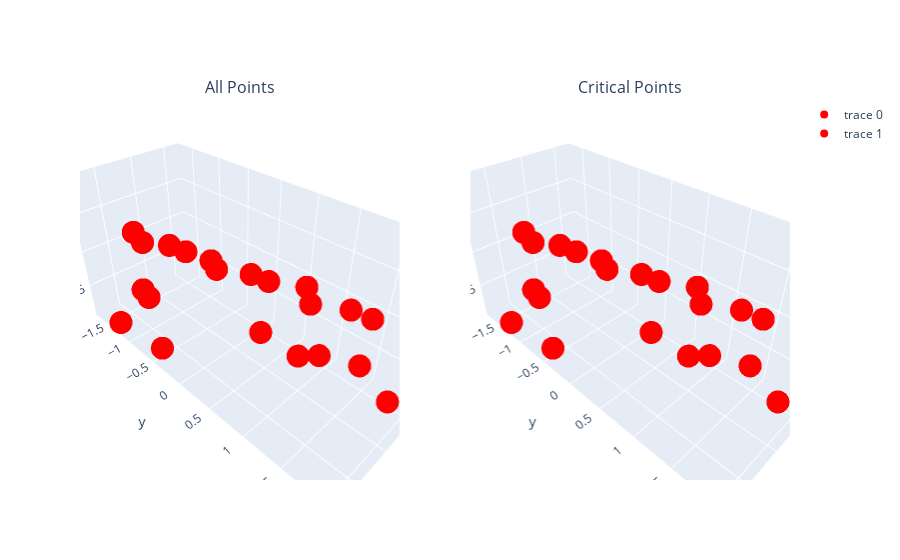

Source (notebook cell):
### Code cell
# plot_crit_points_from_file(model, 'data/sweeps/PEDESTRIAN/11.txt', 200)
plot_crit_points_from_file(model, 'data/sweeps/TRUCK_CAB/1.txt', 200)

### Figure 1 — Plotly figure (JSON) as saved in the notebook; plotly's stock layout.template omitted (floating-point values rounded to 4 significant figures; data arrays with more than 128 entries replaced by an {"elided": "..."} marker saying what was removed)
{"data": [{"line": {"color": "rgba(0,0,0,0)"}, "marker": {"color": {"elided": "200 str values"}}, "scene": "scene", "type": "scatter3d", "x": {"elided": "200 float values"}, "y": {"elided": "200 float values"}, "z": {"elided": "200 float values"}}, {"line": {"color": "rgba(0,0,0,0)"}, "marker": {"color": "red"}, "scene": "scene2", "type": "scatter3d", "x": [-0.6875, -0.6875, -0.6875, -0.6875, -0.6875, -0.5625, -0.4375, -0.5625, -0.4375, -0.4375, -0.3125, -0.3125, -0.3125, -0.3125, -0.1875, -0.0625, -0.0625, -0.0625, 0.0625, 0.1875, 0.1875, 0.1875, 0.1875, 0.6875, 0.8125], "y": [1.984, 1.984, 1.828, 1.922, 1.328, 1.422, 1.828, 0.8594, 1.234, 0.6719, 0.8281, 0.7344, 0.2344, 0.1406, 0.07812, -0.3594, -0.4531, -0.9219, -1.078, -1.516, -1.484, -1.641, -1.672, -0.5469, -1.234], "z": [-0.9189, -0.04395, 0.04004, 0.9189, -0.8408, -0.03809, -0.8389, -0.9131, 0.04395, 0.04785, -0.03223, -0.8369, -0.02832, -0.835, 0.05176, -0.02246, 0.05566, -0.01855, 0.05957, -0.8975, -0.0127, -0.8271, 0.06348, -0.8955, -0.8213]}], "layout": {"annotations": [{"font": {"size": 16}, "showarrow": false, "text": "All Points", "x": 0.225, "xanchor": "center", "xref": "paper", "y": 1, "yanchor": "bottom", "yref": "paper"}, {"font": {"size": 16}, "showarrow": false, "text": "Critical Points", "x": 0.775, "xanchor": "center", "xref": "paper", "y": 1, "yanchor": "bottom", "yref": "paper"}], "scene": {"domain": {"x": [0, 0.45], "y": [0, 1]}}, "scene2": {"domain": {"x": [0.55, 1], "y": [0, 1]}}}}
